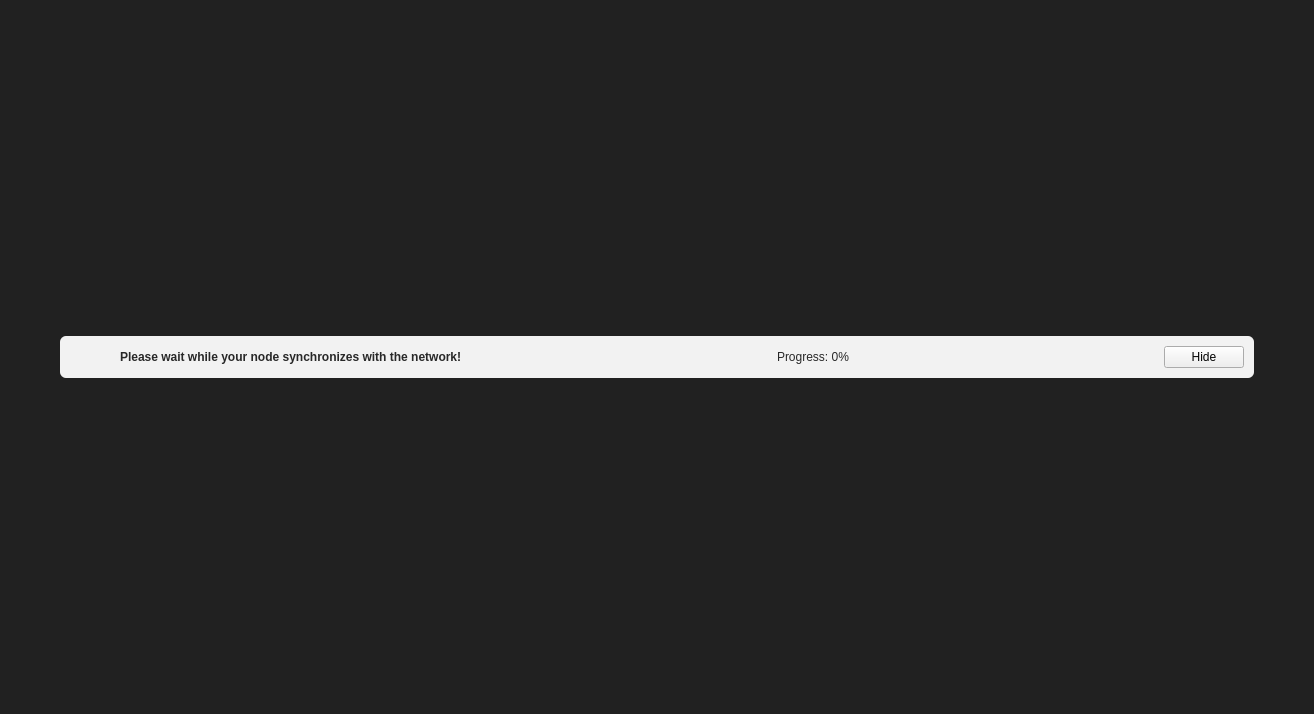
<?xml version="1.0" encoding="UTF-8"?>
<ui version="4.0">
 <class>ModalOverlay</class>
 <widget class="QWidget" name="ModalOverlay">
  <property name="geometry">
   <rect>
    <x>0</x>
    <y>0</y>
    <width>1314</width>
    <height>714</height>
   </rect>
  </property>
  <property name="windowTitle">
   <string>Form</string>
  </property>
  <layout class="QVBoxLayout" name="verticalLayout" stretch="0">
   <property name="sizeConstraint">
    <enum>QLayout::SetDefaultConstraint</enum>
   </property>
   <property name="leftMargin">
    <number>0</number>
   </property>
   <property name="topMargin">
    <number>0</number>
   </property>
   <property name="rightMargin">
    <number>0</number>
   </property>
   <property name="bottomMargin">
    <number>0</number>
   </property>
   <item>
    <widget class="QWidget" name="bgWidget" native="true">
     <property name="styleSheet">
      <string notr="true">#bgWidget { background: rgba(0,0,0,220); }</string>
     </property>
     <layout class="QVBoxLayout" name="verticalLayoutMain" stretch="1">
      <property name="leftMargin">
       <number>60</number>
      </property>
      <property name="topMargin">
       <number>60</number>
      </property>
      <property name="rightMargin">
       <number>60</number>
      </property>
      <property name="bottomMargin">
       <number>60</number>
      </property>
      <item>
       <widget class="QWidget" name="contentWidget" native="true">
        <property name="sizePolicy">
         <sizepolicy hsizetype="Preferred" vsizetype="Maximum">
          <horstretch>0</horstretch>
          <verstretch>0</verstretch>
         </sizepolicy>
        </property>
        <property name="styleSheet">
         <string notr="true">#contentWidget { background: rgba(255,255,255,240); border-radius: 6px; }

QLabel { color: rgb(40,40,40);  }</string>
        </property>
        <layout class="QVBoxLayout" name="verticalLayoutSub" stretch="0">
         <property name="spacing">
          <number>10</number>
         </property>
         <property name="leftMargin">
          <number>10</number>
         </property>
         <property name="topMargin">
          <number>10</number>
         </property>
         <property name="rightMargin">
          <number>10</number>
         </property>
         <property name="bottomMargin">
          <number>10</number>
         </property>
         <item>
          <layout class="QHBoxLayout" name="horizontalLayout">
           <property name="bottomMargin">
            <number>0</number>
           </property>
           <item>
            <widget class="QPushButton" name="pushButton_2">
             <property name="text">
              <string/>
             </property>
             <property name="icon">
              <iconset resource="../skydoge.qrc">
               <normaloff>:/icons/skydoge</normaloff>:/icons/skydoge</iconset>
             </property>
             <property name="iconSize">
              <size>
               <width>40</width>
               <height>40</height>
              </size>
             </property>
             <property name="flat">
              <bool>true</bool>
             </property>
            </widget>
           </item>
           <item>
            <widget class="QLabel" name="label">
             <property name="font">
              <font>
               <bold>true</bold>
              </font>
             </property>
             <property name="text">
              <string>Please wait while your node synchronizes with the network!</string>
             </property>
            </widget>
           </item>
           <item>
            <spacer name="horizontalSpacer_2">
             <property name="orientation">
              <enum>Qt::Horizontal</enum>
             </property>
             <property name="sizeHint" stdset="0">
              <size>
               <width>40</width>
               <height>20</height>
              </size>
             </property>
            </spacer>
           </item>
           <item>
            <widget class="QLabel" name="labelProgress">
             <property name="text">
              <string>Progress: 0%</string>
             </property>
             <property name="margin">
              <number>0</number>
             </property>
            </widget>
           </item>
           <item>
            <spacer name="horizontalSpacer">
             <property name="orientation">
              <enum>Qt::Horizontal</enum>
             </property>
             <property name="sizeHint" stdset="0">
              <size>
               <width>40</width>
               <height>20</height>
              </size>
             </property>
            </spacer>
           </item>
           <item>
            <widget class="QPushButton" name="pushButtonHide">
             <property name="sizePolicy">
              <sizepolicy hsizetype="Maximum" vsizetype="Fixed">
               <horstretch>0</horstretch>
               <verstretch>0</verstretch>
              </sizepolicy>
             </property>
             <property name="text">
              <string>Hide</string>
             </property>
            </widget>
           </item>
          </layout>
         </item>
        </layout>
       </widget>
      </item>
     </layout>
    </widget>
   </item>
  </layout>
 </widget>
 <resources>
  <include location="../skydoge.qrc"/>
 </resources>
 <connections/>
</ui>
